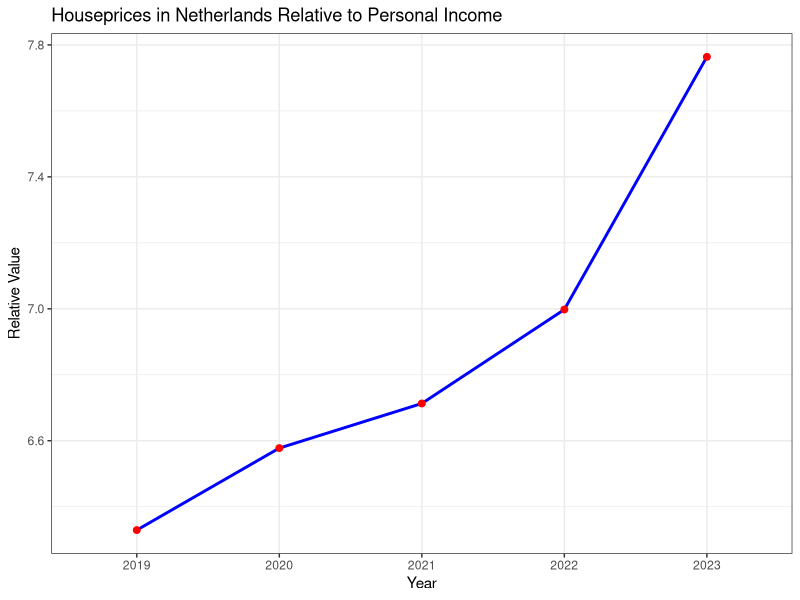
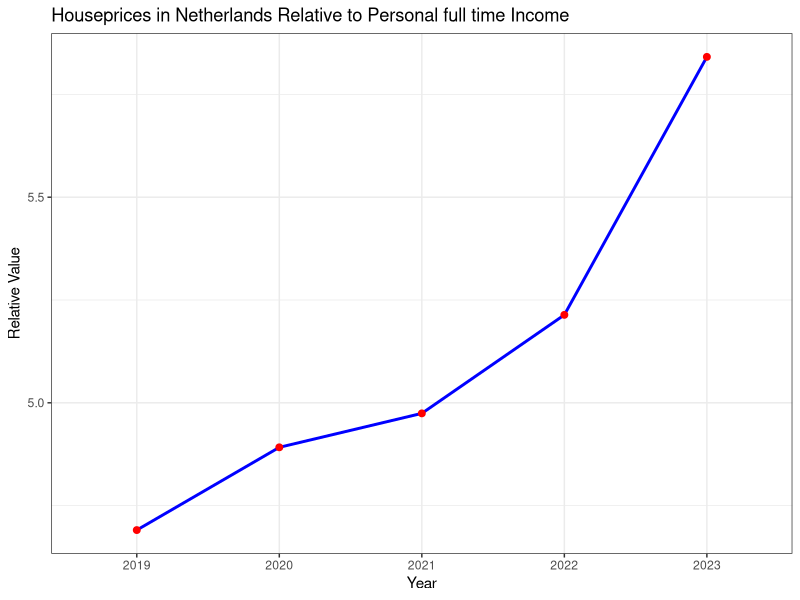

The R source for these figures, in order:
library(ggplot2)
library(tidyverse)

data2 <- read.csv("wozdata.csv")
View(data2)

colnames(data2) <- data2[3, ] # turns the column names in the years
data2 <- data2[-c(1:5, 18:379), -c(1, 2, 5:7, 9:11, 13:15, 17:19, 21:23)] #verwijdert onnodige columns en rows
data2 <- na.omit(data2)  # Removes all rows that contain NA values
rownames(data2) <- data2[, 1]  # Set row names using the first column
data2 <- data2[, -1]  # Remove the first column if it's no longer needed




data <- read.csv("inkdata.csv")
View(data)

colnames(data) <- data[5, ] # turns the column names in a year
data <- data[-c(1, 2, 3, 4, 5, 6, 11), -c(1, 3, 5, 6, 7, 8, 10, 11, 12, 13, 15, 16, 17, 18, 20, 21, 22, 23, 25, 26, 27, 28)] # cleans up the data set
rownames(data) <- seq_len(nrow(data)) # unnecessary but makes numbers the rows correctly
colnames(data)[6] <- c("2023") #makes the year 2023 instead of 2023*

rownames(data) <- data[, 1]  # Set row names using the first column
data <- data[,-1]  # Remove the first column if it's no longer needed
data <- apply(data, 2, function(x) gsub(",", ".", x)) # replaces every comma into a decimal


data <- rbind(data, data2) # merges the two data sets
data[] <- lapply(data, function(x) as.numeric(as.character(x))) # makes the characters of all the numbers into numeric

new_row <- data[5, ] / data[3,]  # Element-wise division

rownames(new_row) <- "Houseprices in Netherland relative to Avg personal income"

data <- rbind(data[1:4, ], new_row, data[5:nrow(data), ])

# under here is the code to plot the new row 

graph_data <- data.frame(
  Year = colnames(data)[1:5],  # Extract year labels
  Value = as.numeric(data[5, 1:5])  # Convert row values to numeric
)

ggplot(graph_data, aes(x = Year, y = Value, group = 1)) +  # Explicitly set `group = 1`
  geom_line(color = "blue", linewidth = 1) +
  geom_point(color = "red", size = 2) +
  labs(
    title = "Houseprices in Netherlands Relative to Personal Income",
    x = "Year",
    y = "Relative Value"
  ) +
  theme_bw()



data2[] <- lapply(data2, function(x) as.numeric(as.character(x))) # makes the characters of all the numbers into numeric in the old data2
dif <- c() # give variable dif the value of a vector

for(i in 1:nrow(data2))
{
  dif[i] = data2$"2023"[i] / data2$"2019"[i] # Element division  
}

data2 <- cbind(data2, dif) # add the dif variable to the data2 dataset

voltijd <- read.csv("inkdata.csv")
View(voltijd)

colnames(voltijd) <- voltijd[5, ] # turns the column names in a year
voltijd <- voltijd[-c(1, 2, 3, 4, 5, 6, 11), -c(1, 3, 4, 5, 6, 7, 9, 10, 11, 12, 14, 15, 16, 17, 19, 20, 21, 22, 24, 25, 26, 27)] # cleans up the data set
colnames(voltijd)[6] <- c("2023") #makes the year 2023 instead of 2023*

rownames(voltijd) <- voltijd[, 1]  # Set row names using the first column
voltijd <- voltijd[,-1]  # Remove the first column if it's no longer needed
voltijd <- voltijd[-c(1, 2, 4), ] # cleans up the data set

rownames(voltijd)[1] <- "Werkzame beroepsbevolking met full time jobs|Gemiddeld persoonlijk inkomen"
voltijd[] <- lapply(voltijd, function(x) as.numeric(gsub(",", ".", x)))

data <- data[-c(1, 2, 4), ] # cleans up the data set

data <- rbind(data[1, ], voltijd, data[2:nrow(data), ])

new_row_vol <- data[4, ] / data[2,]  # Element-wise division
rownames(new_row_vol) <- "Houseprices in Netherlands relative to Avg personal full time income"
data <- rbind(data[1:2, ], new_row_vol, data[3:nrow(data), ])

graph_data <- data.frame(
  Year = colnames(data)[1:5],  # Extract year labels
  Value = as.numeric(data[3, 1:5])  # Convert row values to numeric
)

ggplot(graph_data, aes(x = Year, y = Value, group = 1)) +  # Explicitly set `group = 1`
  geom_line(color = "blue", linewidth = 1) +
  geom_point(color = "red", size = 2) +
  labs(
    title = "Houseprices in Netherlands Relative to Personal full time Income",
    x = "Year",
    y = "Relative Value"
  ) +
  theme_bw()